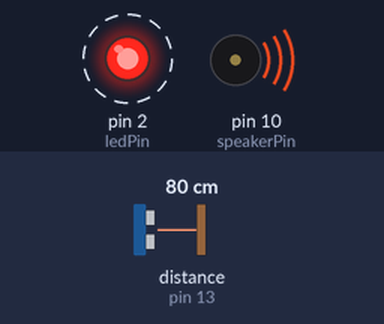
Bench run of a sketch on a simulated Arduino Uno, built with avr-gcc and run on an emulated ATmega328P. Shown: output pins drawn as LEDs (lit = HIGH), buzzer (waves = sounding). Wiring (from diagram.json): ultrasonic range finder: trigger pin 12; echo pin 13. Dashed ring = blinking. Inputs (shaded band) come from the test bench; at power-on: distance to the obstacle (sensor on pin 13) 80 cm. The echo pulse lasts 58.3 µs per cm; pins used as bus, display or sensor lines are not drawn.

Above: at 1.4 s.
1.5 s: distance to the obstacle (sensor on pin 13) set to 198 cm
4.7 s: distance to the obstacle (sensor on pin 13) set to 204 cm
At 5.2 s:
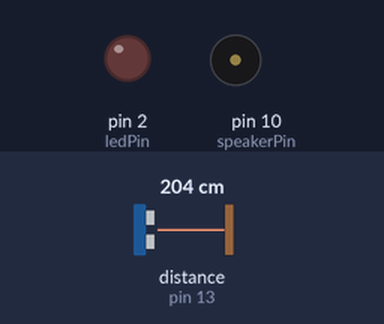
6.2 s: distance to the obstacle (sensor on pin 13) set to 2 cm
At 6.35 s:
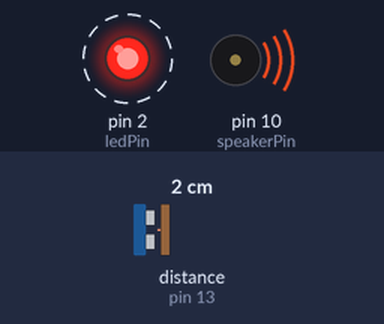
9.4 s: distance to the obstacle (sensor on pin 13) set to 250 cm
At 9.9 s:
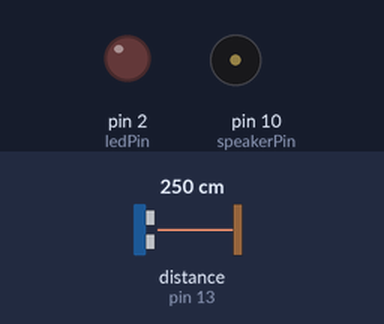
Timing chart, 0 to 12.0 s (numbered marks = the images above; inputs shaded):
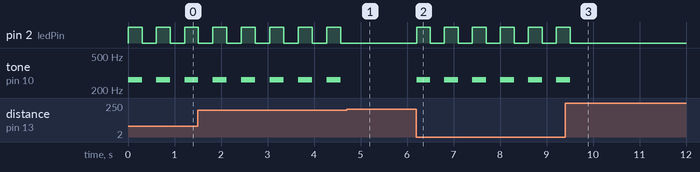

Measured:
- the behaviour switches between 200 and 201 cm on distance to the obstacle (sensor on pin 13) (found by bisection; images 0 and 1)
- after the input at 4.7 s, pin 2 (ledPin): stops changing and stays LOW; tone on pin 10 (speakerPin): stops changing and stays silent
- after the input at 6.2 s, pin 2 (ledPin): alternates HIGH for 0.30 s and LOW for 0.30 s, starting at once; tone on pin 10 (speakerPin): alternates 262 Hz for 0.30 s and silent for 0.30 s, starting at once
- after the input at 9.4 s, pin 2 (ledPin): goes on until 9.5 s, then stays LOW; tone on pin 10 (speakerPin): goes on until 9.5 s, then stays silent
- by itself, pin 2 (ledPin): alternates HIGH for 0.30 s and LOW for 0.31 s
- by itself, tone on pin 10 (speakerPin): alternates 262 Hz for 0.30 s and silent for 0.31 s

The sketch:

sketch.ino
```cpp
//define variables
#define trigerPin 12
#define echoPin 13
#define ledPin 2
#define speakerPin 10
#define pitch 262

double duration, distance;

void setup() {
  //setup for Sensor
  Serial.begin(9600);
  pinMode(trigerPin, OUTPUT);
  pinMode(echoPin, INPUT);

  //setup for LED
  pinMode(ledPin, OUTPUT);

  //setup for Speaker
  pinMode(speakerPin, OUTPUT);

}

void loop() {
  //looping sensor (Create sound wave)
  digitalWrite(trigerPin, LOW);
  delayMicroseconds(2);
  digitalWrite(trigerPin, HIGH);
  delayMicroseconds(10);
  digitalWrite(trigerPin, LOW);
  delayMicroseconds(2);

  //get duration
  duration = pulseIn(echoPin,HIGH);

  //calculate distance
  distance = (duration/2) * 0.0343;

  //consider maximum width of the door = 200 cm
  if(distance<200){
    digitalWrite(ledPin, HIGH);
    tone(speakerPin, pitch);
    delay(300);

    digitalWrite(ledPin, LOW);
    noTone(speakerPin);
    delay(300);
  }else{
    digitalWrite(ledPin, LOW);
    noTone(speakerPin);
  }
}
```
